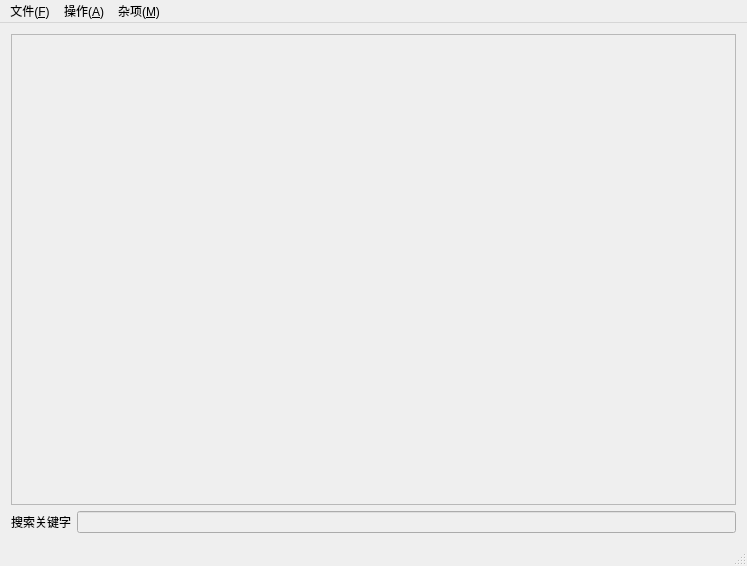
<?xml version="1.0" encoding="UTF-8"?>
<ui version="4.0">
 <class>MYIMGTOOLClass</class>
 <widget class="QMainWindow" name="MYIMGTOOLClass">
  <property name="windowModality">
   <enum>Qt::NonModal</enum>
  </property>
  <property name="enabled">
   <bool>true</bool>
  </property>
  <property name="geometry">
   <rect>
    <x>0</x>
    <y>0</y>
    <width>747</width>
    <height>566</height>
   </rect>
  </property>
  <property name="acceptDrops">
   <bool>false</bool>
  </property>
  <property name="windowTitle">
   <string>MYIMGTOOL</string>
  </property>
  <widget class="QWidget" name="centralWidget">
   <layout class="QVBoxLayout" name="verticalLayout">
    <item>
     <layout class="QVBoxLayout" name="verticalLayout_2">
      <item>
       <widget class="QTableView" name="tableView">
        <property name="enabled">
         <bool>false</bool>
        </property>
        <property name="font">
         <font>
          <family>Consolas</family>
          <pointsize>10</pointsize>
         </font>
        </property>
        <property name="focusPolicy">
         <enum>Qt::NoFocus</enum>
        </property>
        <property name="contextMenuPolicy">
         <enum>Qt::ActionsContextMenu</enum>
        </property>
        <property name="acceptDrops">
         <bool>false</bool>
        </property>
        <property name="styleSheet">
         <string notr="true">selection-color: rgb(255, 255, 255);
selection-background-color: rgb(0, 170, 255);</string>
        </property>
        <property name="midLineWidth">
         <number>0</number>
        </property>
        <property name="editTriggers">
         <set>QAbstractItemView::DoubleClicked</set>
        </property>
        <property name="dragEnabled">
         <bool>true</bool>
        </property>
        <property name="dragDropOverwriteMode">
         <bool>false</bool>
        </property>
        <property name="dragDropMode">
         <enum>QAbstractItemView::DragDrop</enum>
        </property>
        <property name="selectionBehavior">
         <enum>QAbstractItemView::SelectRows</enum>
        </property>
        <property name="textElideMode">
         <enum>Qt::ElideMiddle</enum>
        </property>
        <property name="showGrid">
         <bool>true</bool>
        </property>
        <property name="gridStyle">
         <enum>Qt::SolidLine</enum>
        </property>
        <property name="sortingEnabled">
         <bool>true</bool>
        </property>
        <property name="wordWrap">
         <bool>false</bool>
        </property>
        <property name="cornerButtonEnabled">
         <bool>false</bool>
        </property>
        <attribute name="horizontalHeaderDefaultSectionSize">
         <number>180</number>
        </attribute>
        <attribute name="horizontalHeaderHighlightSections">
         <bool>false</bool>
        </attribute>
        <attribute name="horizontalHeaderMinimumSectionSize">
         <number>60</number>
        </attribute>
        <attribute name="horizontalHeaderShowSortIndicator" stdset="0">
         <bool>false</bool>
        </attribute>
        <attribute name="horizontalHeaderStretchLastSection">
         <bool>true</bool>
        </attribute>
        <attribute name="verticalHeaderVisible">
         <bool>false</bool>
        </attribute>
        <attribute name="verticalHeaderDefaultSectionSize">
         <number>20</number>
        </attribute>
        <attribute name="verticalHeaderHighlightSections">
         <bool>false</bool>
        </attribute>
        <attribute name="verticalHeaderMinimumSectionSize">
         <number>20</number>
        </attribute>
        <attribute name="verticalHeaderShowSortIndicator" stdset="0">
         <bool>false</bool>
        </attribute>
        <attribute name="verticalHeaderStretchLastSection">
         <bool>false</bool>
        </attribute>
       </widget>
      </item>
      <item>
       <layout class="QHBoxLayout" name="horizontalLayout">
        <item>
         <widget class="QLabel" name="label">
          <property name="text">
           <string>搜索关键字</string>
          </property>
         </widget>
        </item>
        <item>
         <widget class="QLineEdit" name="lineEdit">
          <property name="enabled">
           <bool>false</bool>
          </property>
          <property name="acceptDrops">
           <bool>false</bool>
          </property>
         </widget>
        </item>
       </layout>
      </item>
     </layout>
    </item>
   </layout>
  </widget>
  <widget class="QMenuBar" name="menuBar">
   <property name="geometry">
    <rect>
     <x>0</x>
     <y>0</y>
     <width>747</width>
     <height>23</height>
    </rect>
   </property>
   <widget class="QMenu" name="menu_file">
    <property name="title">
     <string>文件(&amp;F)</string>
    </property>
    <widget class="QMenu" name="menuNew">
     <property name="title">
      <string>新建(&amp;N)</string>
     </property>
     <addaction name="action_new_ver1"/>
     <addaction name="action_new_ver2"/>
    </widget>
    <addaction name="menuNew"/>
    <addaction name="action_open"/>
    <addaction name="action_close"/>
    <addaction name="action_recentlist"/>
    <addaction name="action_exit"/>
   </widget>
   <widget class="QMenu" name="menu_operations">
    <property name="title">
     <string>操作(&amp;A)</string>
    </property>
    <addaction name="action_import"/>
    <addaction name="action_import_folder"/>
    <addaction name="action_export"/>
    <addaction name="action_delete"/>
    <addaction name="action_rebuild"/>
   </widget>
   <widget class="QMenu" name="menu_misc">
    <property name="title">
     <string>杂项(&amp;M)</string>
    </property>
    <addaction name="action_showqtinfo"/>
   </widget>
   <addaction name="menu_file"/>
   <addaction name="menu_operations"/>
   <addaction name="menu_misc"/>
  </widget>
  <widget class="QStatusBar" name="statusBar"/>
  <action name="action_open">
   <property name="enabled">
    <bool>true</bool>
   </property>
   <property name="text">
    <string>打开IMG...(&amp;O)</string>
   </property>
   <property name="toolTip">
    <string>打开IMG文件</string>
   </property>
   <property name="statusTip">
    <string>打开一个IMG文件</string>
   </property>
   <property name="shortcut">
    <string>Ctrl+O</string>
   </property>
  </action>
  <action name="action_close">
   <property name="enabled">
    <bool>false</bool>
   </property>
   <property name="text">
    <string>关闭IMG(&amp;C)</string>
   </property>
   <property name="toolTip">
    <string>关闭当前打开的IMG</string>
   </property>
   <property name="statusTip">
    <string>关闭当前打开的文件</string>
   </property>
  </action>
  <action name="action_exit">
   <property name="text">
    <string>退出程序(&amp;Q)</string>
   </property>
   <property name="toolTip">
    <string>退出程序</string>
   </property>
   <property name="statusTip">
    <string>退出程序</string>
   </property>
   <property name="shortcut">
    <string>Ctrl+Q</string>
   </property>
  </action>
  <action name="action_import">
   <property name="enabled">
    <bool>false</bool>
   </property>
   <property name="text">
    <string>导入文件...(&amp;I)</string>
   </property>
   <property name="toolTip">
    <string>导入文件</string>
   </property>
   <property name="statusTip">
    <string>导入一个或多个文件</string>
   </property>
   <property name="shortcut">
    <string>Ctrl+I</string>
   </property>
  </action>
  <action name="action_rebuild">
   <property name="enabled">
    <bool>false</bool>
   </property>
   <property name="text">
    <string>重建IMG(&amp;R)</string>
   </property>
   <property name="toolTip">
    <string>重建IMG</string>
   </property>
   <property name="statusTip">
    <string>重建IMG以去除无用空间(需要一段时间)</string>
   </property>
   <property name="shortcut">
    <string>Ctrl+R</string>
   </property>
  </action>
  <action name="action_import_folder">
   <property name="enabled">
    <bool>false</bool>
   </property>
   <property name="text">
    <string>导入文件夹...(&amp;F)</string>
   </property>
   <property name="toolTip">
    <string>导入文件夹</string>
   </property>
   <property name="statusTip">
    <string>导入文件夹内的所有文件</string>
   </property>
   <property name="shortcut">
    <string>Ctrl+F</string>
   </property>
  </action>
  <action name="action_showqtinfo">
   <property name="text">
    <string>关于Qt...(&amp;Q)</string>
   </property>
   <property name="toolTip">
    <string>关于Qt</string>
   </property>
   <property name="statusTip">
    <string>显示本工具的信息</string>
   </property>
  </action>
  <action name="action_export">
   <property name="enabled">
    <bool>false</bool>
   </property>
   <property name="text">
    <string>导出所选文件...(&amp;E)</string>
   </property>
   <property name="toolTip">
    <string>导出所选文件</string>
   </property>
   <property name="shortcut">
    <string>Ctrl+E</string>
   </property>
  </action>
  <action name="action_new_ver1">
   <property name="text">
    <string>版本1...(&amp;1)</string>
   </property>
   <property name="toolTip">
    <string>新建版本1档案</string>
   </property>
  </action>
  <action name="action_new_ver2">
   <property name="text">
    <string>版本2...(&amp;2)</string>
   </property>
   <property name="toolTip">
    <string>新建版本2档案</string>
   </property>
  </action>
  <action name="action_delete">
   <property name="enabled">
    <bool>false</bool>
   </property>
   <property name="text">
    <string>删除选中的文件(&amp;D)</string>
   </property>
   <property name="toolTip">
    <string>删除选中的文件</string>
   </property>
   <property name="shortcut">
    <string>Ctrl+D</string>
   </property>
  </action>
  <action name="action_showinfo">
   <property name="text">
    <string>关于本程序...(&amp;A)</string>
   </property>
   <property name="toolTip">
    <string>关于本程序</string>
   </property>
  </action>
  <action name="action_recentlist">
   <property name="text">
    <string>最近的文件(&amp;R)</string>
   </property>
   <property name="iconText">
    <string>最近打开的文件列表</string>
   </property>
   <property name="toolTip">
    <string>最近的文件(R)</string>
   </property>
   <property name="statusTip">
    <string>最近打开的文件列表</string>
   </property>
  </action>
 </widget>
 <layoutdefault spacing="6" margin="11"/>
 <resources/>
 <connections/>
</ui>
